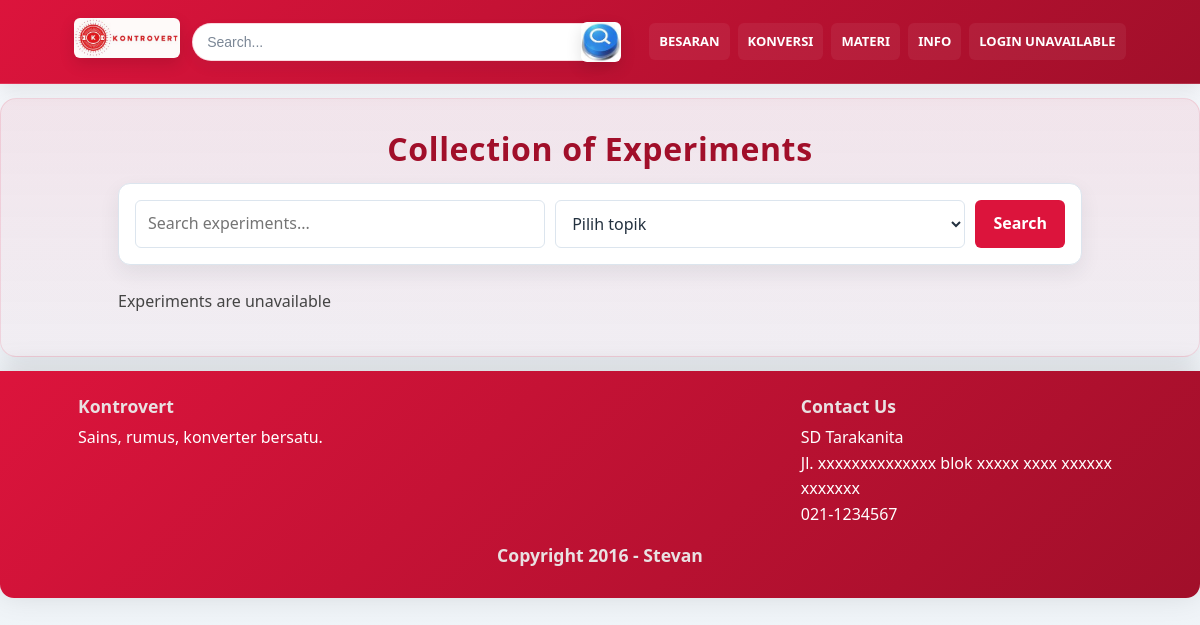
The app's page /experiments.php, older data.
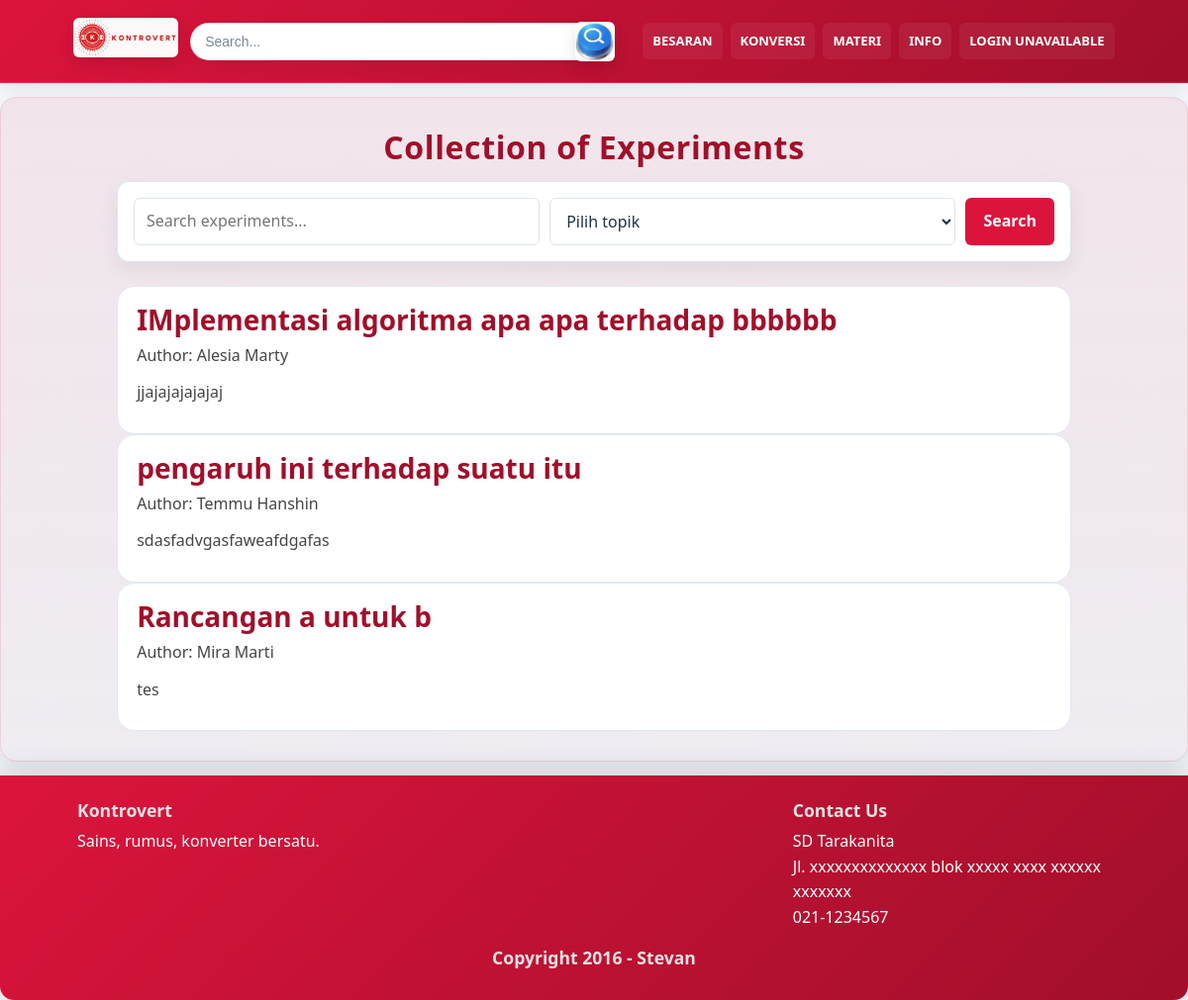
The same page, newer data.
### tables this page shows
CREATE TABLE `articles` (
  `id` int(11) NOT NULL,
  `idTopik` int(10) DEFAULT NULL,
  `idJenis` int(11) NOT NULL,
  `gambar` varchar(100) NOT NULL,
  `judul` varchar(100) NOT NULL,
  `isi` text NOT NULL,
  `sumber` varchar(100) NOT NULL,
  `tanggal` date NOT NULL DEFAULT current_timestamp(),
  `idMateri` int(10) DEFAULT NULL,
  `created_by` varchar(20) NOT NULL
);

CREATE TABLE `users` (
  `full_name` varchar(200) NOT NULL,
  `email` varchar(30) NOT NULL,
  `username` varchar(20) NOT NULL,
  `password` varchar(20) NOT NULL,
  `kode_posisi` int(11) DEFAULT NULL,
  `reputation` int(11) NOT NULL,
  `domicile` varchar(100) DEFAULT NULL,
  `interests` varchar(1000) DEFAULT NULL,
  `num_posts` int(11) NOT NULL,
  `bio` varchar(1000) DEFAULT NULL,
  `profile_photo` varchar(100) DEFAULT NULL,
  `id` int(11) NOT NULL
);

### experiments.php (the view, shortened to what this page needs)
<?php
    include "db.inc.php";
    $sqlstr = "SELECT a.*, t.namaTopik, u.full_name AS researcher_name, u.username
                FROM articles a
                    JOIN topics t ON a.idTopik = t.id
                    JOIN users u ON a.created_by = u.username
                WHERE a.idJenis = '3' ";
    $sqlstr .= " ORDER BY a.judul";
    $statement = mysqli_prepare($db, $sqlstr);
    mysqli_stmt_execute($statement);
    $result = mysqli_stmt_get_result($statement);
    function exp_escape($value) {
        return htmlspecialchars((string) $value, ENT_QUOTES, 'UTF-8');
    }
?>
<!DOCTYPE html>
<html>
    <head>
        <global-header></global-header>
    </head>
    <body>
		<main class="hero" role="main">
            <div class="hero-inner exp-page">
                <header class="exp-intro">
                    <h1 class="page-title">Collection of Experiments</h1>
                </header>
                <form class="exp-filters" method="get" action="experiments.php">
                    <input type="text" id="exp-search" name="q" placeholder="Search experiments..."
                        value="<?= isset($_GET['q']) ? htmlspecialchars($_GET['q'], ENT_QUOTES, 'UTF-8') : '' ?>"/>
                    <select id="exp-topic" name="topic_id">
                        <option value="">Pilih topik</option>
                    </select>
                    <button type="submit">Search</button>
                </form>
                <section class="exp-list" aria-live="polite">
                    <?php
                        if (!$result || mysqli_num_rows($result) === 0){
                            echo "<p class=\"formula-empty\">Experiments are unavailable</p>";
                        }
                        else{
                            while ($row = mysqli_fetch_assoc($result)) {
                    ?>
                            <div class='detail-row'>
                                <div class='detail-news'>
                                    <h2><?php echo exp_escape($row['judul']); ?></h2>
                                    <p>Author: <?php echo exp_escape($row['researcher_name']); ?></p>
                                    <p><?php echo exp_escape($row['isi']); ?></p>
                                </div>
                            </div>
                    <?php
                            }
                        }
                    ?>
                </section>
            </div>
        </main>
        <footer id="footer" class="site-footer">
			<global-footer></global-footer>
		</footer>
    </body>
</html>

Row changes from the older to the newer data that the page shows:
added articles: judul "IMplementasi algoritma apa apa terhadap bbbbbb", created_by.full_name "Alesia Marty", isi "jjajajajajajaj"
added articles: judul "pengaruh ini terhadap suatu itu", created_by.full_name "Temmu Hanshin", isi "sdasfadvgasfaweafdgafas"
added articles: judul "Rancangan a untuk b", created_by.full_name "Mira Marti", isi "tes"
Text that changed along with them:
text no longer shown: "Experiments are unavailable"
